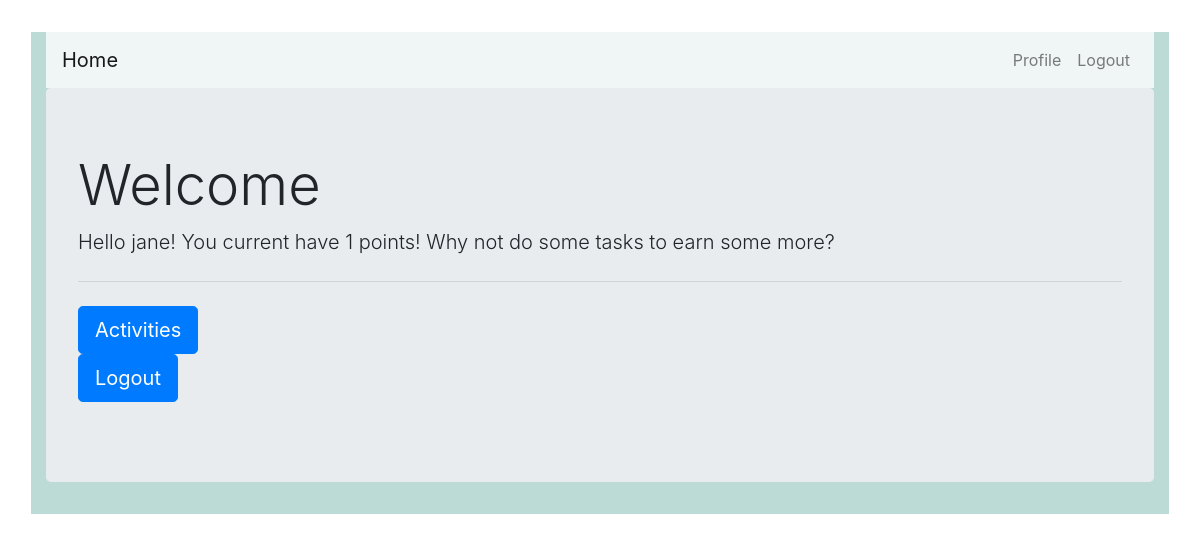
Page /users/ (signed in) on the earlier database version.
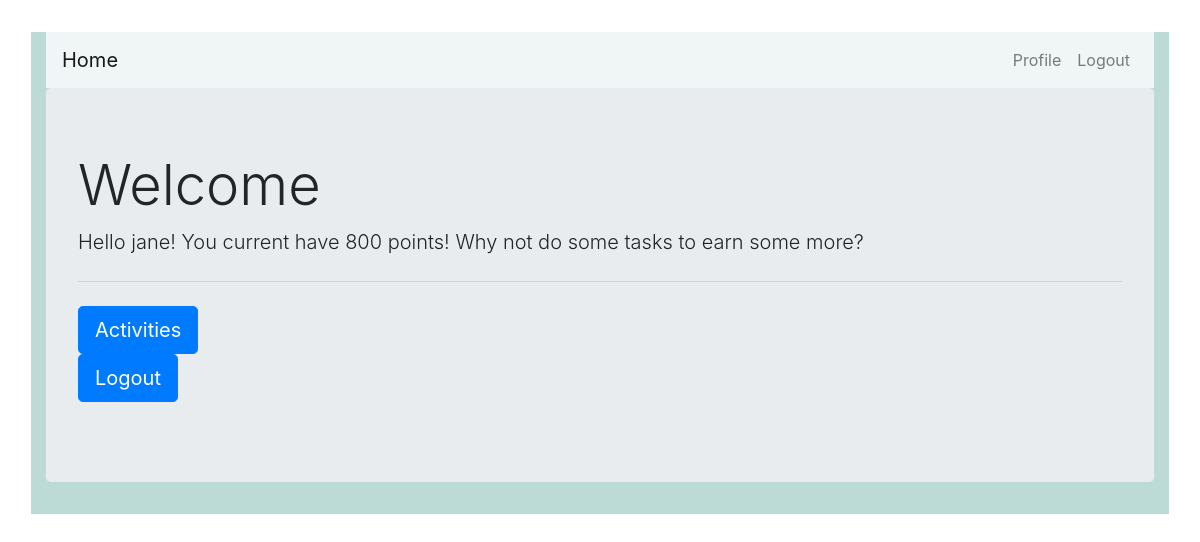
Same page on the later database version.
### users/models.py (models this page shows, shortened)
class Profile(models.Model):
    user = models.OneToOneField(User, on_delete=models.CASCADE)
    bio = models.TextField()
    points_amount = models.IntegerField(default=0)
    coins_amount = models.IntegerField(default=0)

### users/views.py (the view)
# urls.py: 2. Add a URL to urlpatterns:  path('', views.home, name='home')
def home(request):
    marker = request.user.id
    data = Profile.objects.filter(user=marker).values
    context = {
        'data': data
    }
    return render(request, 'users/home.html', context)

### users/templates/users/home.html (shortened to what this page needs)
{% extends "users/base.html" %}
{% block content %}
<div class="jumbotron">
    <h1 class="display-4">Welcome</h1>
    <p class="lead">
        {% if user.is_authenticated %}
            Hello {{ user.username }}!
            {% for info in data %}
                You current have {{ info.points_amount }} points!
            {% endfor %}
            Why not do some tasks to earn some more?
        {% else %}
            Welcome to CtrlFreaks! Please Sign In!
        {% endif %}
    </p>
    <hr class="my-4">
    <p class="lead">
        {% if user.is_authenticated %}
            <a class="btn btn-primary btn-lg" href="#" role="button"> Activities </a>
            <form> <a class="btn btn-primary btn-lg" href="javascript:$('#frm_logout').submit();" >Logout</a> </form>
        {% else %}
            <a class="btn btn-primary btn-lg" href="{% url 'login' %}" role="button">Sign in</a>
        {% endif %}
    </p>
</div>
{% endblock content %}

Differences in the rows shown:
changed Profile: points_amount "1" → "800"
